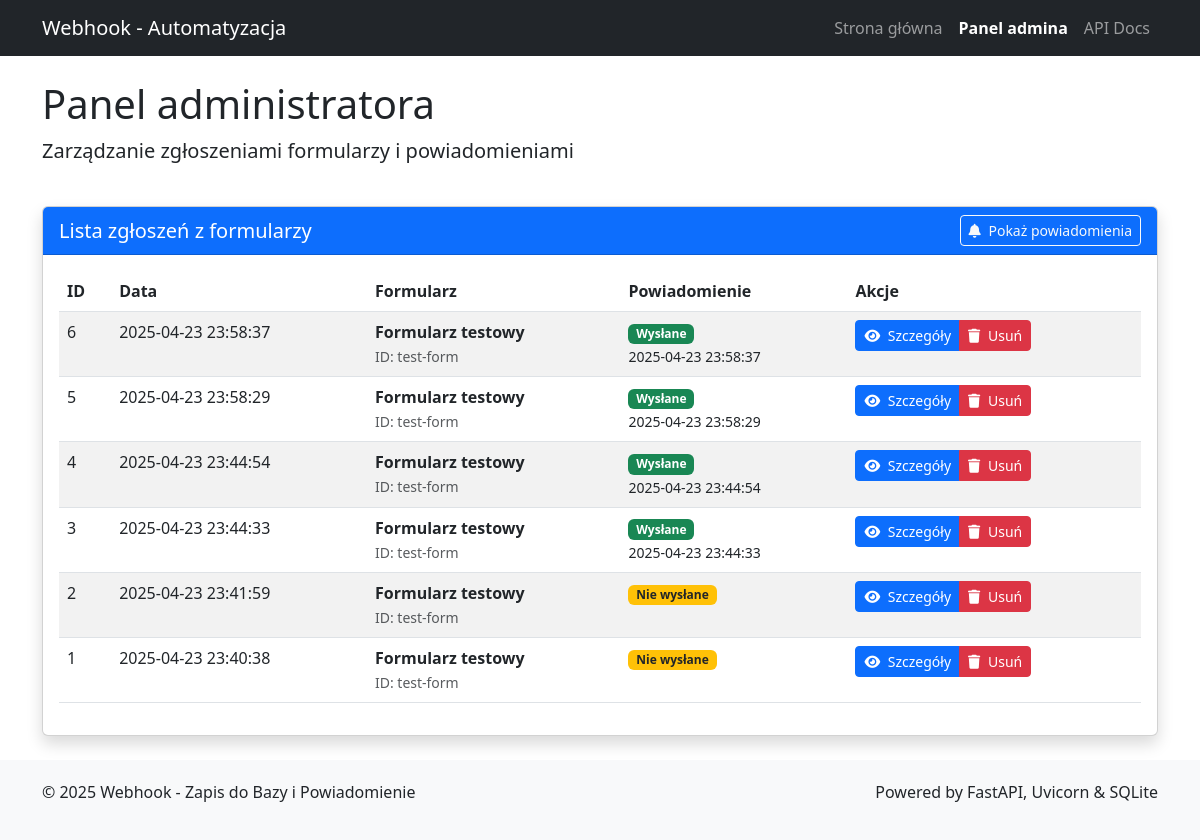
The app's page /admin/ with its own data.
### app/models/models.py (models this page shows, shortened)
class FormSubmission(Base):
    __tablename__ = "form_submissions"
    id = Column(Integer, primary_key=True, index=True)
    created_at = Column(DateTime, default=datetime.utcnow)
    form_id = Column(String(255), index=True)
    form_name = Column(String(255))
    form_data = Column(JSON)  # Przechowuje wszystkie dane formularza jako JSON
    notified = Column(Boolean, default=False)  # Czy powiadomienie zostało wysłane
    notification_sent_at = Column(DateTime, nullable=True)

### app/api/admin.py (the view)
@router.get("/", response_class=HTMLResponse)
async def admin_dashboard(request: Request, db: Session = Depends(get_db)):
    submissions = db.query(FormSubmission).order_by(FormSubmission.created_at.desc()).all()
    return templates.TemplateResponse(
        "admin/dashboard.html",
        {
            "request": request,
            "submissions": submissions,
            "title": "Panel administratora"
        }
    )

### app/templates/admin/dashboard.html (shortened to what this page needs)
{% extends "base.html" %}
{% block content %}
<div class="row mb-4">
    <div class="col">
        <h1>Panel administratora</h1>
        <p class="lead">Zarządzanie zgłoszeniami formularzy i powiadomieniami</p>
    </div>
</div>
<div class="row mb-4">
    <div class="col-md-12">
        <div class="card shadow">
            <div class="card-header bg-primary text-white d-flex justify-content-between align-items-center">
                <h2 class="h5 mb-0">Lista zgłoszeń z formularzy</h2>
                <a href="/admin/notifications" class="btn btn-outline-light btn-sm">
                    <i class="fas fa-bell me-1"></i>
                    Pokaż powiadomienia
                </a>
            </div>
            <div class="card-body">
                {% if submissions %}
                <div class="table-responsive">
                    <table class="table table-striped table-hover">
                        <thead>
                            <tr>
                                <th>ID</th>
                                <th>Data</th>
                                <th>Formularz</th>
                                <th>Powiadomienie</th>
                                <th>Akcje</th>
                            </tr>
                        </thead>
                        <tbody>
                            {% for submission in submissions %}
                            <tr>
                                <td>{{ submission.id }}</td>
                                <td>{{ submission.created_at.strftime('%Y-%m-%d %H:%M:%S') }}</td>
                                <td>
                                    <strong>{{ submission.form_name }}</strong>
                                    <br>
                                    <small class="text-muted">ID: {{ submission.form_id }}</small>
                                </td>
                                <td>
                                    {% if submission.notified %}
                                    <span class="badge bg-success">Wysłane</span>
                                    <br>
                                    <small>{{ submission.notification_sent_at.strftime('%Y-%m-%d %H:%M:%S') }}</small>
                                    {% else %}
                                    <span class="badge bg-warning text-dark">Nie wysłane</span>
                                    {% endif %}
                                </td>
                                <td>
                                    <div class="btn-group" role="group">
                                        <a href="/admin/submissions/{{ submission.id }}" class="btn btn-sm btn-primary">
                                            <i class="fas fa-eye me-1"></i>
                                            Szczegóły
                                        </a>
                                        <button type="button" class="btn btn-sm btn-danger" data-bs-toggle="modal" data-bs-target="#deleteModal{{ submission.id }}">
                                            <i class="fas fa-trash me-1"></i>
                                            Usuń
                                        </button>
                                    </div>
                                </td>
                            </tr>
                            {% endfor %}
                        </tbody>
                    </table>
                </div>
                {% endif %}
            </div>
        </div>
    </div>
</div>
{% endblock %}
{% block extra_css %}
<link rel="stylesheet" href="https://cdnjs.cloudflare.com/ajax/libs/font-awesome/6.0.0/css/all.min.css">
{% endblock %}

### app/templates/base.html (shortened to what this page needs)
<!DOCTYPE html>
<html lang="pl">
<head>
    <link href="https://cdn.jsdelivr.net/npm/bootstrap@5.3.0/dist/css/bootstrap.min.css" rel="stylesheet">
    {% block extra_css %}{% endblock %}
</head>
<body>
    <nav class="navbar navbar-expand-lg navbar-dark bg-dark fixed-top">
        <div class="container">
            <a class="navbar-brand" href="/">Webhook - Automatyzacja</a>
            <div class="collapse navbar-collapse" id="navbarNav">
                <ul class="navbar-nav ms-auto">
                    <li class="nav-item">
                        <a class="nav-link {% if request.url.path == '/' %}active{% endif %}" href="/">Strona główna</a>
                    </li>
                    <li class="nav-item">
                        <a class="nav-link {% if '/admin' in request.url.path %}active{% endif %}" href="/admin">Panel admina</a>
                    </li>
                    <li class="nav-item">
                        <a class="nav-link" href="/docs" target="_blank">API Docs</a>
                    </li>
                </ul>
            </div>
        </div>
    </nav>
    <div class="container content mt-4">
        {% block content %}{% endblock %}
    </div>
    <footer class="bg-light">
        <div class="container">
            <div class="row">
                <div class="col-md-6">
                    <p>&copy; 2025 Webhook - Zapis do Bazy i Powiadomienie</p>
                </div>
                <div class="col-md-6 text-md-end">
                    <p>Powered by FastAPI, Uvicorn & SQLite</p>
                </div>
            </div>
        </div>
    </footer>
</body>
</html>

### app/templates/base.html (style rules this page uses)
body { padding-top: 56px; min-height: 100vh; display: flex; flex-direction: column; }
.content { flex: 1; }
footer { margin-top: auto; padding: 20px 0; background-color: #f8f9fa; }
.nav-link.active { font-weight: bold; }

### records on screen
FormSubmission: id "6", created_at "2025-04-23 23:58:37", form_name "Formularz testowy", form_id "test-form", notification_sent_at "2025-04-23 23:58:37"
FormSubmission: id "5", created_at "2025-04-23 23:58:29", form_name "Formularz testowy", form_id "test-form", notification_sent_at "2025-04-23 23:58:29"
FormSubmission: id "4", created_at "2025-04-23 23:44:54", form_name "Formularz testowy", form_id "test-form", notification_sent_at "2025-04-23 23:44:54"
FormSubmission: id "3", created_at "2025-04-23 23:44:33", form_name "Formularz testowy", form_id "test-form", notification_sent_at "2025-04-23 23:44:33"
FormSubmission: id "2", created_at "2025-04-23 23:41:59", form_name "Formularz testowy", form_id "test-form", notified "Nie wysłane"
FormSubmission: id "1", created_at "2025-04-23 23:40:38", form_name "Formularz testowy", form_id "test-form", notified "Nie wysłane"
